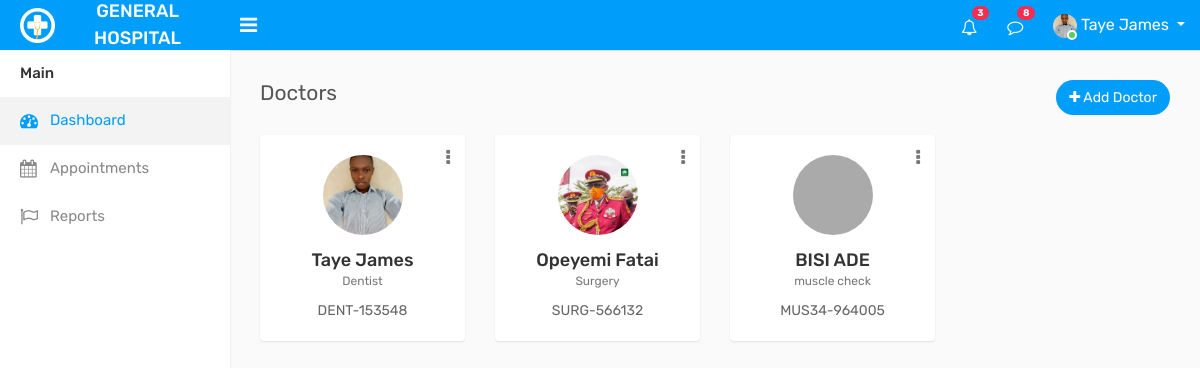
Page /dashboard/doctors.php (signed in) on the committed database.
### tables this page shows
CREATE TABLE `staffs` (
  `id` int(11) NOT NULL,
  `uid` varchar(255) NOT NULL,
  `dept` varchar(255) NOT NULL,
  `fnam` varchar(255) NOT NULL,
  `lnam` varchar(255) NOT NULL,
  `email` varchar(255) NOT NULL,
  `pass` varchar(255) NOT NULL,
  `dob` varchar(255) NOT NULL,
  `gender` varchar(255) NOT NULL,
  `pno` varchar(255) NOT NULL,
  `address` varchar(255) NOT NULL,
  `country` varchar(255) NOT NULL,
  `state` varchar(255) NOT NULL,
  `city` varchar(255) NOT NULL,
  `pcode` varchar(255) NOT NULL,
  `bio` varchar(255) NOT NULL,
  `status` varchar(255) NOT NULL,
  `img` varchar(255) NOT NULL,
  `datee` varchar(255) NOT NULL
);

CREATE TABLE `departments` (
  `id` int(11) NOT NULL,
  `name` varchar(50) NOT NULL,
  `code` varchar(10) NOT NULL,
  `descript` text NOT NULL,
  `status` varchar(50) NOT NULL,
  `datee` varchar(50) NOT NULL
);

### dashboard/doctors.php (the view, shortened to what this page needs)
<?php include 'header.php'; ?>
<?php include 'sidebar.php'; ?>
        <div class="page-wrapper">
            <div class="content">
                <div class="row">
                    <div class="col-sm-4 col-3">
                        <h4 class="page-title">Doctors</h4>
                    </div>
                    <div class="col-sm-8 col-9 text-right m-b-20">
                        <a href="add_doctor.php" class="btn btn-primary btn-rounded float-right"><i class="fa fa-plus"></i> Add Doctor</a>
                    </div>
                </div>
				<div class="row doctor-grid">
<?php
include '../dbconnect.php';
$sql = $con->query("SELECT * FROM staffs");
if ($sql->num_rows > 0) {
    while ($row = $sql->fetch_assoc()) {
        $uid = $row['uid'];
        $dep = $row['dept'];
        $fnam = $row['fnam'];
        $lnam = $row['lnam'];
        $img = $row['img'];
        $dept = dept($dep);
        $flnam = $fnam . " " . $lnam;
        $photo = 'img/' . $img;
        echo "      <div class=\"col-md-4 col-sm-4  col-lg-3\">
                        <div class=\"profile-widget\">
                            <div class=\"doctor-img\">
                                <a class=\"avatar\" href=\"#\"><img alt=\"\" src=\"$photo\"></a>
                            </div>
                            <div class=\"dropdown profile-action\">
                                <a href=\"#\" class=\"action-icon dropdown-toggle\" data-toggle=\"dropdown\" aria-expanded=\"false\"><i class=\"fa fa-ellipsis-v\"></i></a>
                                <div class=\"dropdown-menu dropdown-menu-right\">
                                    <a class=\"dropdown-item\" href=\"edit_doctor.php?xyzz=$uid\"><i class=\"fa fa-pencil m-r-5\"></i> View</a>
                                    <a class=\"dropdown-item\" href=\"#\" data-toggle=\"modal\" data-target=\"#delete_doctor\"><i class=\"fa fa-trash-o m-r-5\"></i> Delete</a>
                                </div>
                            </div>
                            <h4 class=\"doctor-name text-ellipsis\"><a href=\"#\">$flnam</a></h4>
                            <div class=\"doc-prof\">$dept</div>
                            <div class=\"user-country\">
                                 $uid
                            </div>
                        </div>
                    </div>";
    }
}
else {
    echo("No data");
}
function dept($dept) {
    include '../dbconnect.php';
    $dep = $con->query("SELECT * FROM departments WHERE id = $dept");
    if ($dep->num_rows > 0) {
        $row = $dep->fetch_assoc();
        $name = $row['name'];
        return $name;
    }
}
?>
            </div>
        </div>
    </div>
</body>
</html>

### dashboard/header.php (shortened to what this page needs)
<!DOCTYPE html>
<html lang="en">
<?php
$picture = $_SESSION['picture'];
$fullname = $_SESSION['fullname'];
?>
<head>
    <link rel="stylesheet" type="text/css" href="assets/css/bootstrap.min.css">
    <link rel="stylesheet" type="text/css" href="assets/css/font-awesome.min.css">
    <link rel="stylesheet" type="text/css" href="assets/css/style.css">
</head>
<body>
    <div class="main-wrapper">
        <div class="header">
			<div class="header-left">
				<a href="index-2.html" class="logo">
					<img src="assets/img/logo.png" width="35" height="35" alt=""> <span>GENERAL HOSPITAL</span>
				</a>
			</div>
			<a id="toggle_btn" href="javascript:void(0);"><i class="fa fa-bars"></i></a>
            <ul class="nav user-menu float-right">
                <li class="nav-item dropdown d-none d-sm-block">
                    <a href="#" class="dropdown-toggle nav-link" data-toggle="dropdown"><i class="fa fa-bell-o"></i> <span class="badge badge-pill bg-danger float-right">3</span></a>
                </li>
                <li class="nav-item dropdown d-none d-sm-block">
                    <a href="javascript:void(0);" id="open_msg_box" class="hasnotifications nav-link"><i class="fa fa-comment-o"></i> <span class="badge badge-pill bg-danger float-right">8</span></a>
                </li>
                <li class="nav-item dropdown has-arrow">
                    <a href="#" class="dropdown-toggle nav-link user-link" data-toggle="dropdown">
                        <span class="user-img">
							<img class="rounded-circle" src="<?php echo($picture); ?>" width="24" alt="DP">
							<span class="status online"></span>
						</span>
						<span><?php echo($fullname); ?></span>
                    </a>
                </li>
            </ul>
        </div>

### dashboard/sidebar.php (shortened to what this page needs)
<div class="sidebar" id="sidebar">
            <div class="sidebar-inner slimscroll">
                <div id="sidebar-menu" class="sidebar-menu">
                    <ul>
                        <li class="menu-title">Main</li>
                        <li class="active">
                            <a href="dashboard.php"><i class="fa fa-dashboard"></i> <span>Dashboard</span></a>
                        </li>
                        <li>
                            <a href="appointments.php"><i class="fa fa-calendar"></i> <span>Appointments</span></a>
                        </li>
                        <li>
                            <a href="reports.php"><i class="fa fa-flag-o"></i> <span>Reports</span></a>
                        </li>
                    </ul>
                </div>
            </div>
        </div>

### rows in the picture
staffs: img (picture), flnam "Taye James", dept.name "Dentist", uid "DENT-153548"
staffs: img (picture), flnam "Opeyemi Fatai", dept.name "Surgery", uid "SURG-566132"
staffs: flnam "BISI ADE", dept.name "muscle check", uid "MUS34-964005"

### other values in the picture
$fullname "Taye James"
